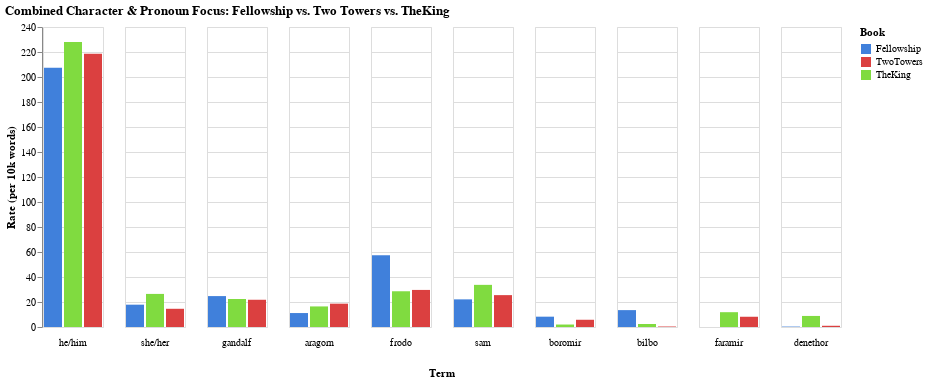

This figure's notebook cell:
### Code cell
import pandas as pd
import altair as alt

print("\n--- Combined Character & Pronoun Focus Analysis ---")

# 1. Define all the terms you want to track in the graph
target_terms = [
    'he/him', 
    'she/her', 
    'gandalf', 
    'aragorn', 
    'frodo', 
    'sam',
    'boromir', 
    'bilbo',
    'faramir',
    'denethor'
]

# 2. Get the counts and rates for each term
combined_data = []

for term in target_terms:
    fellowship_count = 0
    twotowers_count = 0
    return_count = 0
    
    # Handle the special pronoun groups
    if term == 'he/him':
        fellowship_count = cf['he'] + cf['him']
        twotowers_count = ct['he'] + ct['him']
        return_count = cr['he'] + cr['him']
    elif term == 'she/her':
        fellowship_count = cf['she'] + cf['her']
        twotowers_count = ct['she'] + ct['her']
        return_count = cr['she'] + cr['her']
    # Handle regular names
    else:
        fellowship_count = cf[term]
        twotowers_count = ct[term]
        return_count = cr[term]
        
    # Add data for Fellowship
    combined_data.append({
        'Book': 'Fellowship',
        'Term': term,
        'Rate (per 10k words)': per_10k(fellowship_count, nF)
    })
    
    # Add data for Two Towers
    combined_data.append({
        'Book': 'TwoTowers',
        'Term': term,
        'Rate (per 10k words)': per_10k(twotowers_count, nT)
    })
    
    # Add data for TheKing
    combined_data.append({
        'Book': 'TheKing',
        'Term': term,
        'Rate (per 10k words)': per_10k(return_count, nR)
    })

# 3. Create a DataFrame
chart_df = pd.DataFrame(combined_data)

# 4. Build the Grouped Bar Chart with custom colors
chart = alt.Chart(chart_df).mark_bar().encode(
    # Set the x-axis to the Book name
    x=alt.X('Book', axis=None),
    
    # Set the y-axis to the normalized rate
    y=alt.Y('Rate (per 10k words)'),
    
    # Color the bars based on the Book with custom colors
    color=alt.Color('Book', 
                    scale=alt.Scale(
                        domain=['Fellowship', 'TwoTowers', 'TheKing'],
                        range=['#4080DB', '#DB4040', '#80DB40']
                    )),
    
    # Create grouped columns, one for each "Term"
    column=alt.Column('Term', sort=target_terms, header=alt.Header(titleOrient="bottom", labelOrient="bottom")),
    
    tooltip=['Book', 'Term', alt.Tooltip('Rate (per 10k words)', format='.2f')]
).properties(
    title='Combined Character & Pronoun Focus: Fellowship vs. Two Towers vs. TheKing'
).interactive()

# 5. Save and Display the Chart
chart.save('combined_character_focus_chart.json')
print("Graph saved to 'combined_character_focus_chart.json'")

chart

### Figure 1 — Vega-Lite specification as saved in the notebook (floating-point values rounded to 4 significant figures)
{"config": {"view": {"continuousWidth": 300, "continuousHeight": 300}}, "data": {"name": "data-e5af5672ced9c27dab1d96000ead7750"}, "mark": {"type": "bar"}, "encoding": {"color": {"field": "Book", "scale": {"domain": ["Fellowship", "TwoTowers", "TheKing"], "range": ["#4080DB", "#DB4040", "#80DB40"]}, "type": "nominal"}, "column": {"field": "Term", "header": {"labelOrient": "bottom", "titleOrient": "bottom"}, "sort": ["he/him", "she/her", "gandalf", "aragorn", "frodo", "sam", "boromir", "bilbo", "faramir", "denethor"], "type": "nominal"}, "tooltip": [{"field": "Book", "type": "nominal"}, {"field": "Term", "type": "nominal"}, {"field": "Rate (per 10k words)", "format": ".2f", "type": "quantitative"}], "x": {"axis": null, "field": "Book", "type": "nominal"}, "y": {"field": "Rate (per 10k words)", "type": "quantitative"}}, "params": [{"name": "param_1e9efca18e7a2868", "select": {"type": "interval", "encodings": ["x", "y"]}, "bind": "scales"}], "title": "Combined Character & Pronoun Focus: Fellowship vs. Two Towers vs. TheKing", "$schema": "https://vega.github.io/schema/vega-lite/v6.1.0.json", "datasets": {"data-e5af5672ced9c27dab1d96000ead7750": [{"Book": "Fellowship", "Term": "he/him", "Rate (per 10k words)": 207.4}, {"Book": "TwoTowers", "Term": "he/him", "Rate (per 10k words)": 218.6}, {"Book": "TheKing", "Term": "he/him", "Rate (per 10k words)": 228.0}, {"Book": "Fellowship", "Term": "she/her", "Rate (per 10k words)": 17.86}, {"Book": "TwoTowers", "Term": "she/her", "Rate (per 10k words)": 14.57}, {"Book": "TheKing", "Term": "she/her", "Rate (per 10k words)": 26.47}, {"Book": "Fellowship", "Term": "gandalf", "Rate (per 10k words)": 24.73}, {"Book": "TwoTowers", "Term": "gandalf", "Rate (per 10k words)": 21.79}, {"Book": "TheKing", "Term": "gandalf", "Rate (per 10k words)": 22.38}, {"Book": "Fellowship", "Term": "aragorn", "Rate (per 10k words)": 11.16}, {"Book": "TwoTowers", "Term": "aragorn", "Rate (per 10k words)": 18.67}, {"Book": "TheKing", "Term": "aragorn", "Rate (per 10k words)": 16.46}, {"Book": "Fellowship", "Term": "frodo", "Rate (per 10k words)": 57.38}, {"Book": "TwoTowers", "Term": "frodo", "Rate (per 10k words)": 29.66}, {"Book": "TheKing", "Term": "frodo", "Rate (per 10k words)": 28.6}, {"Book": "Fellowship", "Term": "sam", "Rate (per 10k words)": 22.11}, {"Book": "TwoTowers", "Term": "sam", "Rate (per 10k words)": 25.5}, {"Book": "TheKing", "Term": "sam", "Rate (per 10k words)": 33.71}, {"Book": "Fellowship", "Term": "boromir", "Rate (per 10k words)": 8.262}, {"Book": "TwoTowers", "Term": "boromir", "Rate (per 10k words)": 5.789}, {"Book": "TheKing", "Term": "boromir", "Rate (per 10k words)": 1.975}, {"Book": "Fellowship", "Term": "bilbo", "Rate (per 10k words)": 13.51}, {"Book": "TwoTowers", "Term": "bilbo", "Rate (per 10k words)": 0.3903}, {"Book": "TheKing", "Term": "bilbo", "Rate (per 10k words)": 2.413}, {"Book": "Fellowship", "Term": "faramir", "Rate (per 10k words)": 0.0}, {"Book": "TwoTowers", "Term": "faramir", "Rate (per 10k words)": 8.196}, {"Book": "TheKing", "Term": "faramir", "Rate (per 10k words)": 11.85}, {"Book": "Fellowship", "Term": "denethor", "Rate (per 10k words)": 0.3349}, {"Book": "TwoTowers", "Term": "denethor", "Rate (per 10k words)": 0.9757}, {"Book": "TheKing", "Term": "denethor", "Rate (per 10k words)": 8.849}]}}
